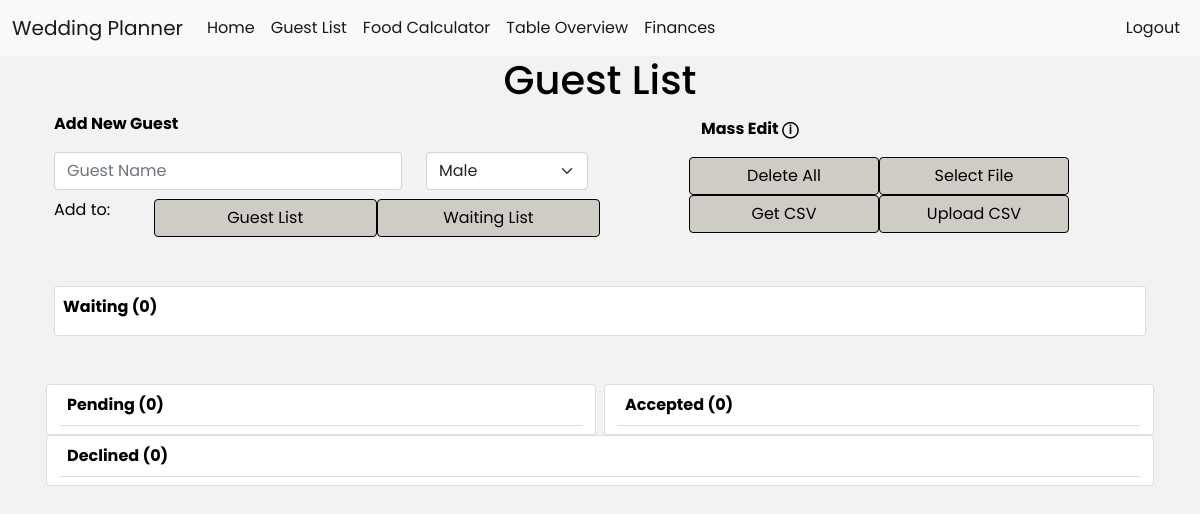
The page /guest-list (signed in) on the database as committed earlier.
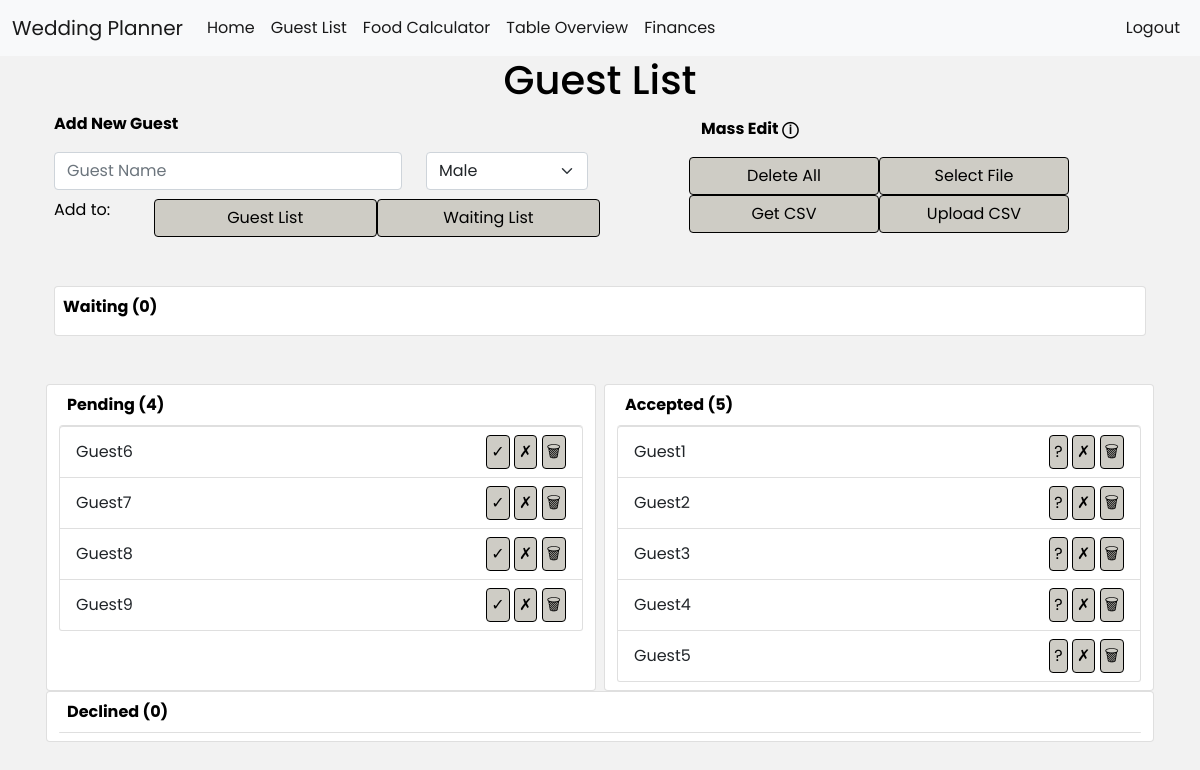
The same page on the database as committed later.
### website/models.py (models this page shows)
class Guest(db.Model):
    id = db.Column(db.Integer, primary_key=True)
    name = db.Column(db.String(150))
    date = db.Column(db.DateTime(timezone=True), default=func.now())
    invitation_sent = db.Column(db.Boolean)
    user_id = db.Column(db.Integer, db.ForeignKey('user.id'))
    group_id = db.Column(db.Integer, db.ForeignKey('group.id'))
    status_id = db.Column(db.Integer, db.ForeignKey('status.id'))
    table_id = db.Column(db.Integer, db.ForeignKey('table.id'))

### website/views.py (the view, shortened to what this page needs)
@views.route('/guest-list', methods=['GET', 'POST'])
@login_required
def guest_list():
    groupsList = Group.query.all()
    rowsOpen = db.session.query(Guest).filter_by(user_id=current_user.id, status_id=1).count()
    rowsAcc = db.session.query(Guest).filter_by(user_id=current_user.id, status_id=2).count()
    rowsDec = db.session.query(Guest).filter_by(user_id=current_user.id, status_id=3).count()
    rowsWait = db.session.query(Guest).filter_by(user_id=current_user.id, status_id=4).count()
    guestsOpen = db.session.query(Guest).filter_by(user_id=current_user.id, status_id=1)
    guestsAccepted = db.session.query(Guest).filter_by(user_id=current_user.id, status_id=2)
    guestsDeclined = db.session.query(Guest).filter_by(user_id=current_user.id, status_id=3)
    guestsWaiting = db.session.query(Guest).filter_by(user_id=current_user.id, status_id=4)
    return render_template("guestlist.html", guestsOpen=guestsOpen, guestsDeclined=guestsDeclined, guestsAccepted=guestsAccepted, guestsWaiting=guestsWaiting, user=current_user, rowsOpen=rowsOpen, rowsAcc=rowsAcc, rowsDec=rowsDec, rowsWait=rowsWait, groupsList=groupsList)

### website/__init__.py (called while the page is built)
def create_app():
    app = Flask(__name__)
    app.config['SQLALCHEMY_TRACK_MODIFICATIONS'] = False
    app.config['SECRET_KEY'] = 'key'
    app.config['SQLALCHEMY_DATABASE_URI'] = f'sqlite:///{DB_NAME}'
    db.init_app(app)
    UPLOAD_FOLDER = 'website/static/files'
    app.config['UPLOAD_FOLDER'] =  UPLOAD_FOLDER
    from .views import views
    from .auth import auth
    app.register_blueprint(views, url_prefix='/')
    app.register_blueprint(auth, url_prefix='/')
    from .models import User, Note
    create_database(app)
    login_manager = LoginManager()
    login_manager.login_view = 'auth.login'
    login_manager.init_app(app)
    @login_manager.user_loader
    def load_user(id):
        return User.query.get(int(id))
    return app

### website/templates/guestlist.html (shortened to what the changed rows need)
{% extends "base.html" %} {% block title %}Home{% endblock %} {% block content %}
<div class="container">
    <div class="row"><h1 align="center">Guest List</h1></div>
    <div class="row mt-5 d-flex justify-content-between pb-2">
        <div class="col card pb-2 mx-1" style="min-width: 375px;">
            <p class="m-2"><b>Pending ({{rowsOpen}})</b></p>
            <ul class="list-group">
                {% for guest in guestsOpen %}
                <li class="list-group-item d-flex justify-content-between align-items-center">
                    <span class="flex-row"> {{ guest.name }} </span>
                    <div class="flex-row-reverse">
                        <span class="flex-row-reverse">
                            <button type="button" class="change-status btn btn-secondary px-1 py-1" data-bs-toggle="tooltip" data-bs-placement="top" title="Accepted"
                                onClick="guestChange({{ guest.id }}, 2)">
                                <span aria-hidden="true">&#10003;</span>
                            </button>
                        </span>
                        <span class="flex-row-reverse">
                            <button type="button" class="change-status btn btn-secondary px-1 py-1" data-bs-toggle="tooltip" data-bs-placement="top" title="Declined"
                                onClick="guestChange({{ guest.id }}, 3)">
                                <span aria-hidden="true">&#10007;</span>
                            </button>
                        </span>
                        <span class="flex-row-reverse">
                            <button type="button" class="delete btn btn-secondary px-1 py-1" data-bs-toggle="tooltip" data-bs-placement="top" title="Delete"
                                onClick="guestDelete({{ guest.id }})">
                                <span aria-hidden="true">&#128465;</span>
                            </button>
                        </span>
                    </div>
                </li>
                {% endfor %}
            </ul>
        </div>
        <div class="col card pb-2 mx-1" style="min-width: 375px;">
            <p class="m-2"><b>Accepted ({{rowsAcc}})</b></p>
            <ul class="list-group">
                {% for guest in guestsAccepted %}
                <li class="list-group-item d-flex justify-content-between align-items-center">
                    <span class="flex-row"> {{ guest.name }} </span>
                    <div class="flex-row-reverse">
                        <span class="flex-row-reverse">
                            <button type="button" class="change-status btn btn-secondary px-1 py-1" data-bs-toggle="tooltip" data-bs-placement="top" title="Pending"
                                onClick="guestChange({{ guest.id }}, 1)">
                                <span aria-hidden="true">&#63;</span>
                            </button>
                        </span>
                        <span class="flex-row-reverse">
                            <button type="button" class="change-status btn btn-secondary px-1 py-1" data-bs-toggle="tooltip" data-bs-placement="top" title="Declined"
                                onClick="guestChange({{ guest.id }}, 3)">
                                <span aria-hidden="true">&#10007;</span>
                            </button>
                        </span>
                        <span class="flex-row-reverse">
                            <button type="button" class="delete btn btn-secondary px-1 py-1" data-bs-toggle="tooltip" data-bs-placement="top" title="Delete"
                                onClick="guestDelete({{ guest.id }})">
                                <span aria-hidden="true">&#128465;</span>
                            </button>
                        </span>
                    </div>
                </li>
                {% endfor %}
            </ul>
        </div>
    </div>
</div>
{% endblock %}

Rows that differ between the two databases and show on the page:
added Guest: name "Guest6", shown under "Guest List"
added Guest: name "Guest7", shown under "Guest List"
added Guest: name "Guest8", shown under "Guest List"
added Guest: name "Guest9", shown under "Guest List"
added Guest: name "Guest1"
added Guest: name "Guest2"
added Guest: name "Guest3"
added Guest: name "Guest4"
added Guest: name "Guest5"
Other text that changed with them:
{{ rowsOpen }}: "0" → "4"
{{ rowsAcc }}: "0" → "5"
